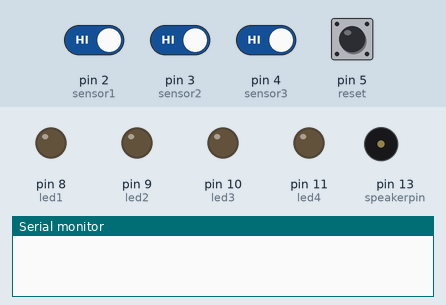
Recording of a sketch running on a simulated Arduino Uno, built with avr-gcc and run on an emulated ATmega328P. Shown: output pins drawn as LEDs (lit = HIGH), buzzer (waves = sounding), the last lines printed to the serial monitor. Inputs (shaded band) come from the test bench; at power-on: pin 2 (sensor1), pin 3 (sensor2), pin 4 (sensor3) HIGH, pin 5 (reset) LOW.

Above: at 1.2 s.
1.3 s: pin 2 (sensor1) driven LOW
At 2.0 s:
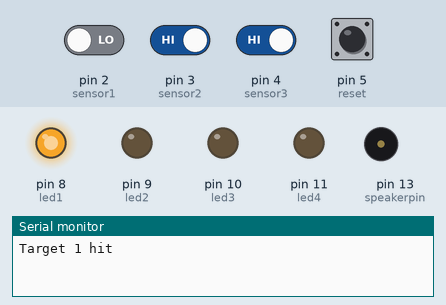
2.9 s: pin 5 (reset) pulled HIGH for 0.15 s
At 3.45 s:
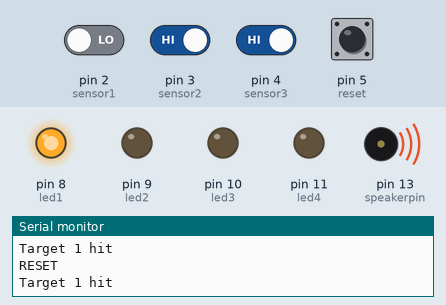
5.0 s: pin 3 (sensor2) driven LOW
At 6.0 s:
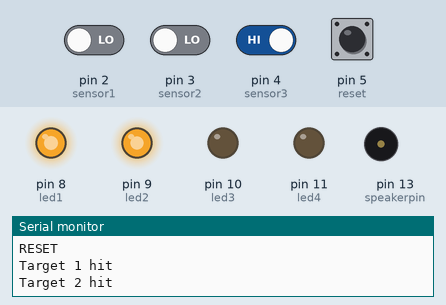
6.6 s: pin 4 (sensor3) driven LOW
At 9.1 s:
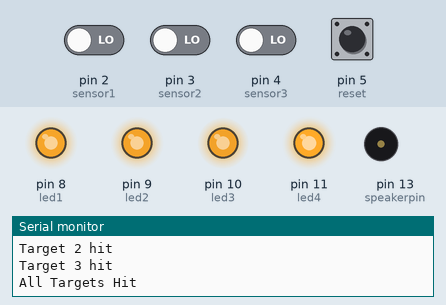
9.6 s: pin 5 (reset) pulled HIGH for 1 s
At 10.8 s:
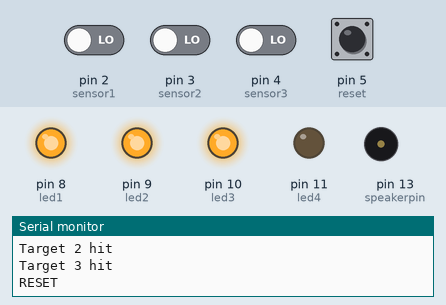
12.7 s: pin 3 (sensor2) driven HIGH and pin 5 (reset) driven HIGH
At 13.8 s:
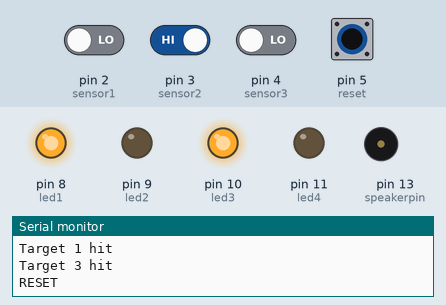
Timing chart, 0 to 16.7 s (numbered marks = the images above; inputs shaded):
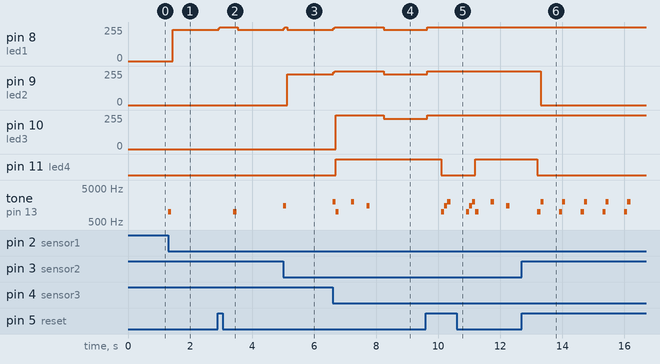

Measured:
- after the input at 1.3 s, pin 8 (led1): 0/255 → 236/255 after 0.14 s; tone on pin 13 (speakerpin): silent → 1000 Hz at once, → silent 0.10 s later
- after the input at 2.9 s, pin 8 (led1): 236/255 → 255/255 at once, → 236/255 0.62 s later; tone on pin 13 (speakerpin): silent → 1000 Hz after 0.50 s, → silent 0.10 s later
- after the input at 5.0 s, pin 8 (led1): 236/255 → 255/255 at once, → 236/255 0.12 s later; pin 9 (led2): 0/255 → 232/255 after 0.14 s; tone on pin 13 (speakerpin): silent → 1500 Hz at once, → silent 0.10 s later
- after the input at 6.6 s, pin 8 (led1): 236/255 → 255/255 at once, → 235/255 1.6 s later; pin 9 (led2): 232/255 → 255/255 at once, → 230/255 1.6 s later
- after the input at 9.6 s, pin 8 (led1): 235/255 → 255/255 at once; pin 9 (led2): 230/255 → 255/255 at once
- after the input at 12.7 s, pin 8 (led1): stays 255/255 (without the input it goes to 235/255 after 0.04 s); pin 9 (led2): 255/255 → 0/255 after 0.60 s

The sketch:

hockey_c___code.ino
```cpp
#include <Arduino.h>

int led1 = 8;     //led1
int led2 = 9;     //led2
int led3 = 10;    //led3
int led4 = 11;    //led4
int sensor1 = 2;  //sensor1
int sensor2 = 3;  //sensor2
int sensor3 = 4;  //sensor 3
int reset = 5;    //reset button
int speakerpin = 13; //speaker pin assignment
bool allhit = false;    // All targets hit
bool target1 = false;   // Target 1 bool
bool target2 = false;   // Target 2 bool
bool target3 = false;   // Target 3 bool
bool target4 = false;   // Target 4 bool
int haswon = 0; // var for running win command once

void setup() {
//setup code
Serial.begin(9600);
pinMode (led1,OUTPUT);
pinMode (led2,OUTPUT);
pinMode (led3,OUTPUT);
pinMode (led4,OUTPUT);
pinMode (sensor1,INPUT);
pinMode (sensor2,INPUT);
pinMode (sensor3,INPUT);
pinMode (reset, INPUT);
}
void loop()
{
int vibsen1 = digitalRead(sensor1);
int vibsen2 = digitalRead(sensor2);
int vibsen3 = digitalRead(sensor3);

// Reset Game
int resetgame = digitalRead(reset);
if (resetgame == HIGH)
  {
    allhit = false;
    target1 = false;
    target2 = false;
    target3 = false;
    haswon = 0;
    Serial.println("RESET");
    delay(500);
  }

//win sequence
if (target1&&target2&&target3==true and haswon==0)
  {
    allhit = true;
    Serial.println("All Targets Hit");
    digitalWrite(led4, HIGH);
    tone(speakerpin, 1000, 100);
    delay(500);
    tone(speakerpin, 2000, 100);
    delay(500);
    tone(speakerpin, 1500, 100);
    delay(500);
    noTone(speakerpin);
    haswon++;
  }

//keep WIN LED off until player wins
if (allhit == false)
  {
    digitalWrite(led4, LOW);
  }

//Sensor 1
if (vibsen1 == LOW&&target1 == false) //look for hit if no previous hit
  {
    target1 = true; // target has been hit
    Serial.println("Target 1 hit");
    tone(speakerpin, 1000, 100);
    delay(100);
  }
else
  {
    digitalWrite(led1, LOW);
    //Serial.println("Not touched");
  }
if (target1 == true) // Turn on LED on hit
  {
    digitalWrite(led1, HIGH);
  }
else
  {
    digitalWrite(led1, LOW);
  }

//Sensor 2
if (vibsen2 == LOW&&target2==false)
  {
    target2 = true;
    Serial.println("Target 2 hit");
    tone(speakerpin, 1500, 100);
    delay(100);
  }
else
  {
    digitalWrite(led2, LOW);
    //Serial.println("Not touched");
  }
if (target2 == true) // Turn on LED on hit
  {
    digitalWrite(led2, HIGH);
  }
else
  {
    digitalWrite(led2, LOW);
  }

//Sensor 3
if (vibsen3 == LOW&&target3 == false)
  {
    target3 = true;
    tone(speakerpin, 2000, 100);
    Serial.println("Target 3 hit");
    delay(100);
  }
else
  {
    digitalWrite(led3, LOW);
    //Serial.println("Not touched");
  }
if (target3 == true) // Turn on LED on hit
  {
    digitalWrite(led3, HIGH);
  }
else
  {
    digitalWrite(led3, LOW);
  }

}
```
